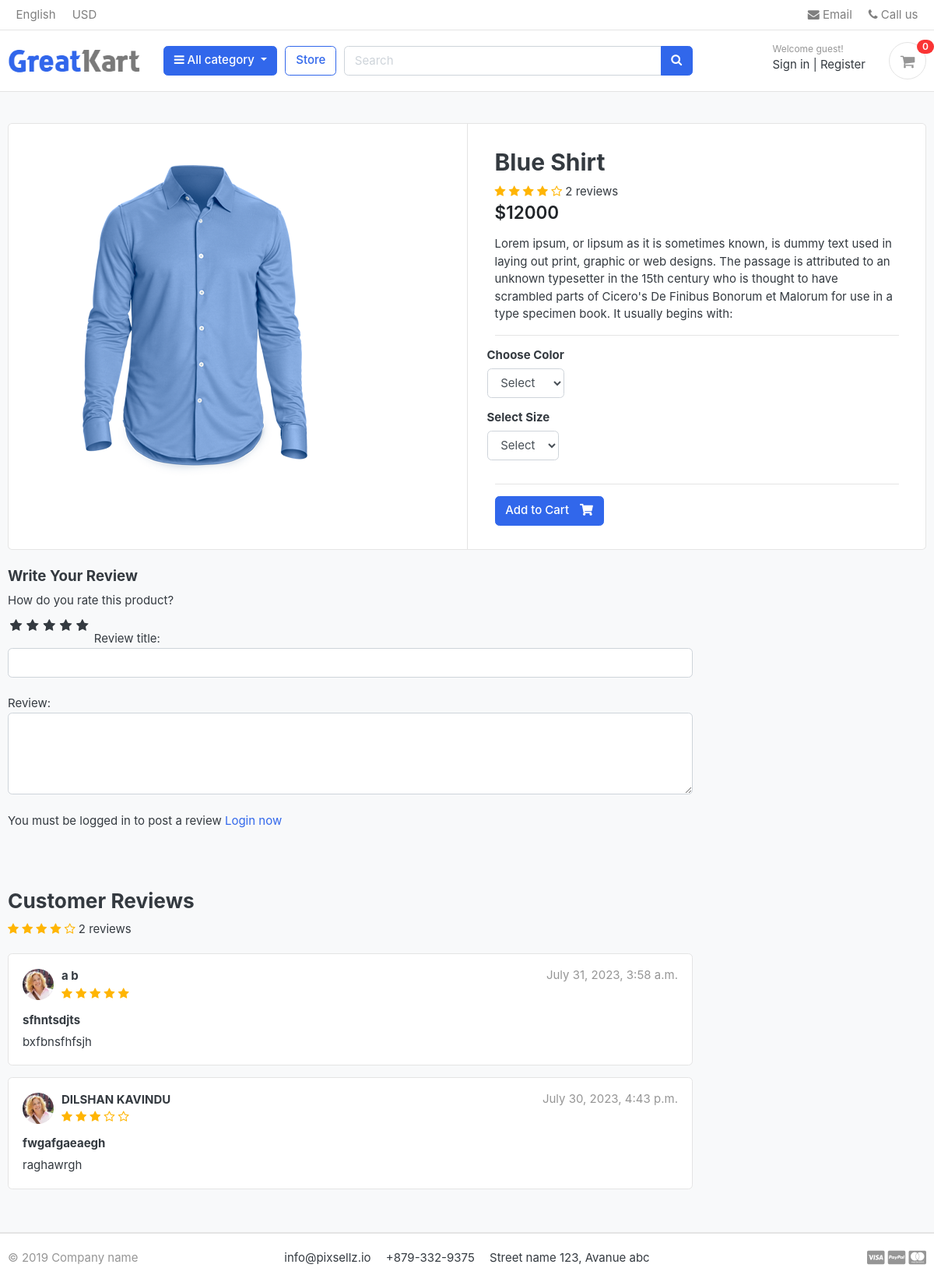
The app's page /store/category/shirt/blue-shirt/ with its own data.
### store/models.py (models this page shows, shortened)
class Product(models.Model):
    product_name    =models.CharField(max_length=200 , unique=True)
    slug            =models.SlugField(max_length=200 , unique=True)
    description     =models.CharField(max_length=500 , unique=True)
    price           =models.IntegerField()
    image           =models.ImageField(upload_to='photos/products')
    stock           =models.IntegerField()
    is_available    =models.BooleanField(default=True)
    category        =models.ForeignKey(Category, on_delete=models.CASCADE)
    created_date    =models.DateTimeField(auto_now_add=True)
    modified_date   =models.DateTimeField(auto_now=True)
    def averageReview(self):
        reviews = ReviewRating.objects.filter(product=self, status=True).aggregate(average=Avg('rating'))
        avg = 0
        if reviews['average'] is not None:
            avg = float(reviews['average'])
        return avg
    def countReview(self):
        reviews = ReviewRating.objects.filter(product=self, status=True).aggregate(count=Count('id'))
        count = 0
        if reviews['count'] is not None:
            count = int(reviews['count'])
        return count

class ReviewRating(models.Model):
    product = models.ForeignKey(Product , on_delete=models.CASCADE)
    user = models.ForeignKey(Account , on_delete=models.CASCADE)
    subject = models.CharField(max_length=100 , blank=True)
    review = models.TextField(max_length=500 , blank=True)
    rating = models.FloatField()
    ip = models.CharField(max_length=20 , blank=True)
    status = models.BooleanField(default=True)
    created_at = models.DateTimeField(auto_now_add=True)
    updated_at = models.DateTimeField(auto_now=True)

### accounts/models.py (models this page shows, shortened)
class Account(AbstractBaseUser):
    first_name   = models.CharField(max_length=50)
    last_name    = models.CharField(max_length=50)
    username     = models.CharField(max_length=50 ,unique=True)
    email        = models.EmailField(max_length=100 , unique=True)
    phone_number = models.CharField(max_length=50)
    date_joined     =models.DateTimeField(auto_now_add=True)
    last_login      =models.DateTimeField(auto_now_add=True)
    is_admin        =models.BooleanField(default=False)
    is_staff        =models.BooleanField(default=False)
    is_active       =models.BooleanField(default=False)
    is_superadmin   =models.BooleanField(default=False)
    USERNAME_FIELD = 'email'
    REQUIRED_FIELDS = ['username','first_name' , 'last_name']
    objects =MyAccountManager()
    def full_name(self):
        return f'{self.first_name} {self.last_name}'

### store/views.py (the view)
# urls.py: path('category/<slug:category_slug>/<slug:product_slug>/',views.product_details  , name='product_details'),
def product_details(request ,category_slug,product_slug ):
    try:
        single_product = Product.objects.get(category__slug = category_slug , slug = product_slug)
        in_cart = CartItem.objects.filter(cart__cart_id = _cart_id(request) , product = single_product).exists()
    except Exception as e:
        raise e
    if request.user.is_authenticated:
        try:
            orderproduct =OrderProduct.objects.filter(user = request.user , product_id = single_product.id).exists()
        except OrderProduct.DoesNotExist:
            orderproduct =None
    else:
        orderproduct =None
    reviews = ReviewRating.objects.filter(product_id = single_product.id , status = True)
    context = {
        'single_product':single_product,
        'in_cart' : in_cart,
        'orderproduct':orderproduct,
        'reviews' : reviews,
    }
    return render(request , 'store/product_details.html' ,context)

### carts/context_processors.py (called while the page is built)
def counter(request):
    cart_counter = 0
    if 'admin' in request.path:
        return {}
    else:
        try:
            cart = Cart.objects.filter(cart_id = _cart_id(request))
            if request.user.is_authenticated:
                cart_items =CartItem.objects.all().filter(user = request.user)
            else:
                cart_items = CartItem.objects.all().filter(cart = cart[:1])
            for cart_item in cart_items:
                cart_counter += cart_item.quantity
        except Cart.DoesNotExist:
            cart_counter =0
    return dict(cart_counter = cart_counter)

### carts/views.py (called while the page is built)
def _cart_id(request):
    cart = request.session.session_key
    if not cart:
        cart = request.session.create()
    return cart

### category/context_processors.py (called while the page is built)
def menu_links(request):
    links = Category.objects.all()
    return dict(links = links)

### category/models.py (called while the page is built)
    def get_url(self):
        return reverse('product_by_category' ,args=[self.slug])

### store/models.py (called while the page is built)
    def colors(self):
        return super(VariationManager, self).filter(variation_category ='color' , is_active = True)

    def sizes(self):
        return super(VariationManager, self).filter(variation_category ='size' , is_active = True)

### templates/store/product_details.html (shortened to what this page needs)
{% extends 'base.html' %}
{% load static %}
{%block content%}
<section class="section-content padding-y bg">
    <div class="container">
    <div class="card">
        <div class="row no-gutters">
            <aside class="col-md-6">
              <article class="gallery-wrap">
                <a href="#"><img src={{single_product.image.url}}></a>
              </article>
            </aside>
            <main class="col-md-6 border-left">
             <div class="img-big-wrap">
              <form action="{% url 'add_cart' single_product.id %}" method="POST">
                    <article class="content-body">
                      <h2 class="title">{{ single_product.product_name }}</h2>
                      <div class="rating-star">
                        <span>
                          <i class="fa fa-star{% if single_product.averageReview < 0.5 %}-o{% elif single_product.averageReview >= 0.5 and single_product.averageReview < 1 %}-half-o {% endif %}" aria-hidden="true"></i>
                          <i class="fa fa-star{% if single_product.averageReview < 1.5 %}-o{% elif single_product.averageReview >= 1.5 and single_product.averageReview < 2 %}-half-o {% endif %}" aria-hidden="true"></i>
                          <i class="fa fa-star{% if single_product.averageReview < 2.5 %}-o{% elif single_product.averageReview >= 2.5 and single_product.averageReview < 3 %}-half-o {% endif %}" aria-hidden="true"></i>
                          <i class="fa fa-star{% if single_product.averageReview < 3.5 %}-o{% elif single_product.averageReview >= 3.5 and single_product.averageReview < 4 %}-half-o {% endif %}" aria-hidden="true"></i>
                          <i class="fa fa-star{% if single_product.averageReview < 4.5 %}-o{% elif single_product.averageReview >= 4.5 and single_product.averageReview < 5 %}-half-o {% endif %}" aria-hidden="true"></i>
                             <span>{{single_product.countReview }} reviews</span>
                          </span>
                      </div>
                      <div class="mb-3">
                        <var class="price h4">${{ single_product.price}}</var>
                      </div>
                      <p>{{ single_product.description}}</p>
                      <hr>
                      <div class="row">
                        <div class="item-option-select">
                          <h6>Choose Color</h6>
                          <select name = "color" class="form-control" required>
                            <option value="" disabled Selected>Select </option>
                          </select>
                        </div>
                      </div>
                      <div class="row">
                        <div class="item-option-select">
                          <h6>Select Size</h6>
                          <select name = "size" class="form-control">
                            <option value="" disabled Selected>Select</option>
                          </select>
                        </div>
                      </div>
                      <hr>
                      {% if single_product.stock <= 0 %}
                        <h4 class="text-danger"> Out Of Stock</h4>
                      {% else %}
                              <button type="submit" class="btn  btn-primary"> <span class="text">Add to Cart</span> <i class="fas fa-shopping-cart"></i> </button>
                      {% endif %}
                    </article>
            </form>
            </main>
                </div>
            </div>
            <br>
            <div class="row">
                        <div class="col-md-9">
                <form action=" {% url 'submit_review' single_product.id %} " method="POST">
                  <h5>Write Your Review</h5>
                  <label>How do you rate this product?</label>
                  <br>
                  <div>
                    <div class="rate">
                      <input type="radio" name="rating" id="rating10" value="5" required /><label for="rating10" title="5"></label>
                      <input type="radio" name="rating" id="rating8" value="4" required /><label for="rating8" title="4"></label>
                      <input type="radio" name="rating" id="rating6" value="3" required /><label for="rating6" title="3"></label>
                      <input type="radio" name="rating" id="rating4" value="2" required /><label for="rating4" title="2"></label>
                      <input type="radio" name="rating" id="rating2" value="1" required /><label for="rating2" title="1"></label>
                    </div>
                    Review title:
                      <input type="text" class="form-control" name="subject">
                      <br>
                    Review:
                    <textarea name="review" rows="4" class="form-control"></textarea>
                    <br>
                   {% if user.is_authenticated %}
                      {% if orderproduct %}
                          <input type="submit" value="Submit Review" class="btn btn-primary">
                      {% else%}
                          <p> You must purchase this product to post a review </p>
                      {%endif%}
                   {% else %}
                    <p> You must be logged  in to post a review <span><a href= "{% url 'login' %}"> Login now </a> </p>
                    {% endif%}
                    <br>
                  </div>
                </form>
                <br>
                <header class="section-heading">
                  <h3>Customer Reviews </h3>
                  <div class="rating-star">
                    <span>
                      <i class="fa fa-star{% if single_product.averageReview < 0.5 %}-o{% elif single_product.averageReview >= 0.5 and single_product.averageReview < 1 %}-half-o {% endif %}" aria-hidden="true"></i>
                      <i class="fa fa-star{% if single_product.averageReview < 1.5 %}-o{% elif single_product.averageReview >= 1.5 and single_product.averageReview < 2 %}-half-o {% endif %}" aria-hidden="true"></i>
                      <i class="fa fa-star{% if single_product.averageReview < 2.5 %}-o{% elif single_product.averageReview >= 2.5 and single_product.averageReview < 3 %}-half-o {% endif %}" aria-hidden="true"></i>
                      <i class="fa fa-star{% if single_product.averageReview < 3.5 %}-o{% elif single_product.averageReview >= 3.5 and single_product.averageReview < 4 %}-half-o {% endif %}" aria-hidden="true"></i>
                      <i class="fa fa-star{% if single_product.averageReview < 4.5 %}-o{% elif single_product.averageReview >= 4.5 and single_product.averageReview < 5 %}-half-o {% endif %}" aria-hidden="true"></i>
                  <span>{{single_product.countReview}} reviews</span>
                      </span>
                  </div>
              </header>
        {% for review in reviews %}
                <article class="box mb-3">
                    <div class="icontext w-100">
                        <img src={%static "./images/avatars/avatar1.jpg" %} class="img-xs icon rounded-circle">
                        <div class="text">
                            <span class="date text-muted float-md-right">{{review.updated_at}} </span>
                            <h6 class="mb-1">{{ review.user.full_name }} </h6>
                            <div class="rating-star">
                              <span>
                                <i class="fa fa-star{% if review.rating == 0.5 %}-half-o{% elif review.rating < 1 %}-o {% endif %}" aria-hidden="true"></i>
                                <i class="fa fa-star{% if review.rating == 1.5 %}-half-o{% elif review.rating < 2 %}-o {% endif %}" aria-hidden="true"></i>
                                <i class="fa fa-star{% if review.rating == 2.5 %}-half-o{% elif review.rating < 3 %}-o {% endif %}" aria-hidden="true"></i>
                                <i class="fa fa-star{% if review.rating == 3.5 %}-half-o{% elif review.rating < 4 %}-o {% endif %}" aria-hidden="true"></i>
                                <i class="fa fa-star{% if review.rating == 4.5 %}-half-o{% elif review.rating < 5 %}-o {% endif %}" aria-hidden="true"></i>
                              </span>
                            </div>
                        </div>
                    </div>
                    <div class="mt-3">
                      <h6> {{ review.subject }}</h6>
                        <p>
                           {{ review.review}}
                        </p>
                    </div>
                </article>
        {% endfor%}
        </div>
    </div>
    </div>
    </section>
    </body>
    </html>
    {%endblock%}

### static/css/ui.css (style rules this page uses)
html { font-family: "Inter", sans-serif; font-size: 15px; }
.content-body { flex: 1 1 auto; padding: 2rem 2.3rem; }
.img-xs, .img-sm, .img-md, .img-lg { -o-object-fit: cover; object-fit: cover; flex-shrink: 0; flex-grow: 0; }
.img-xs { width: 40px; height: 40px; }
.padding-y { padding-top: 40px; padding-bottom: 40px; }
var { font-style: normal; }
article:after, .form-group:after { display: block; clear: both; content: ""; }
.bg { background-color: #f8f9fa; }
.section-heading { margin-bottom: 20px; margin-top: 15px; }
p:last-child { margin-bottom: 0; }
.btn .text + i { margin-left: 10px; }
.icontext { display: inline-flex; align-items: center; vertical-align: middle; }
.icontext .text { width: 100%; line-height: 1.2; }
.icontext .icon { position: relative; margin-right: 10px; flex-shrink: 0; flex-grow: 0; }
.price { font-weight: 600; color: #212529; }
.box { padding: 18px; background: #fff; border-radius: 0.37rem; border: 1px solid #e4e4e4; }
.box img { max-width: 100%; }
.item-option-select { margin-bottom: 1rem; display: inline-block; margin-right: 15px; }

### EComerceSite/static/css/custom.css (style rules this page uses)
.rate { display: inline-block;; border: 0; }
.rate > label { float: right; }
.rate > label:before { display: inline-block; font-size: 1.1rem; font-family: FontAwesome; content: "\f005"; margin:0; padding:0.3rem .2rem; cursor: pointer; }
.rating-star i { color: #ffb503 !important; }

### records on screen
Product: image (picture), product_name "Blue Shirt", countReview "2", price "12000", description "Lorem ipsum, or lipsum as it is sometimes known, is dummy text used in laying out print, graphic or web designs. The passage is attributed to an unknown typesetter in the 15th century who is thought to have scrambled parts of Cicero's De Finibus Bonorum et Malorum for use in a type specimen book. It usually begins with:"
ReviewRating: updated_at "July 31, 2023, 3:58 a.m.", user.full_name "a b", rating 5 (drawn), subject "sfhntsdjts", review "bxfbnsfhfsjh"
ReviewRating: updated_at "July 30, 2023, 4:43 p.m.", user.full_name "DILSHAN KAVINDU", rating 3 (drawn), subject "fwgafgaeaegh", review "raghawrgh"

### other values on screen
{{ cart_counter }} "0"
